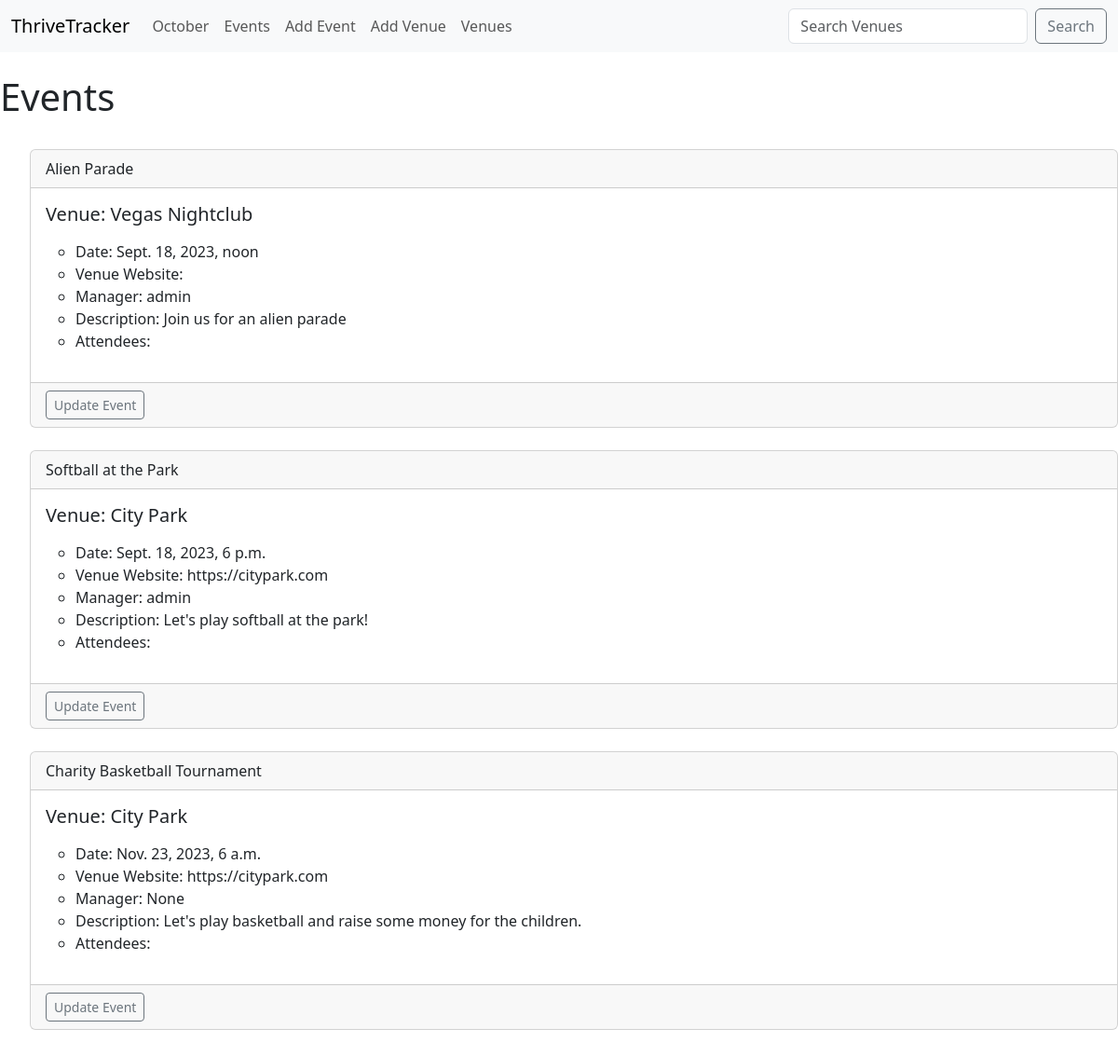
/events, run on an earlier commit of the app's database.
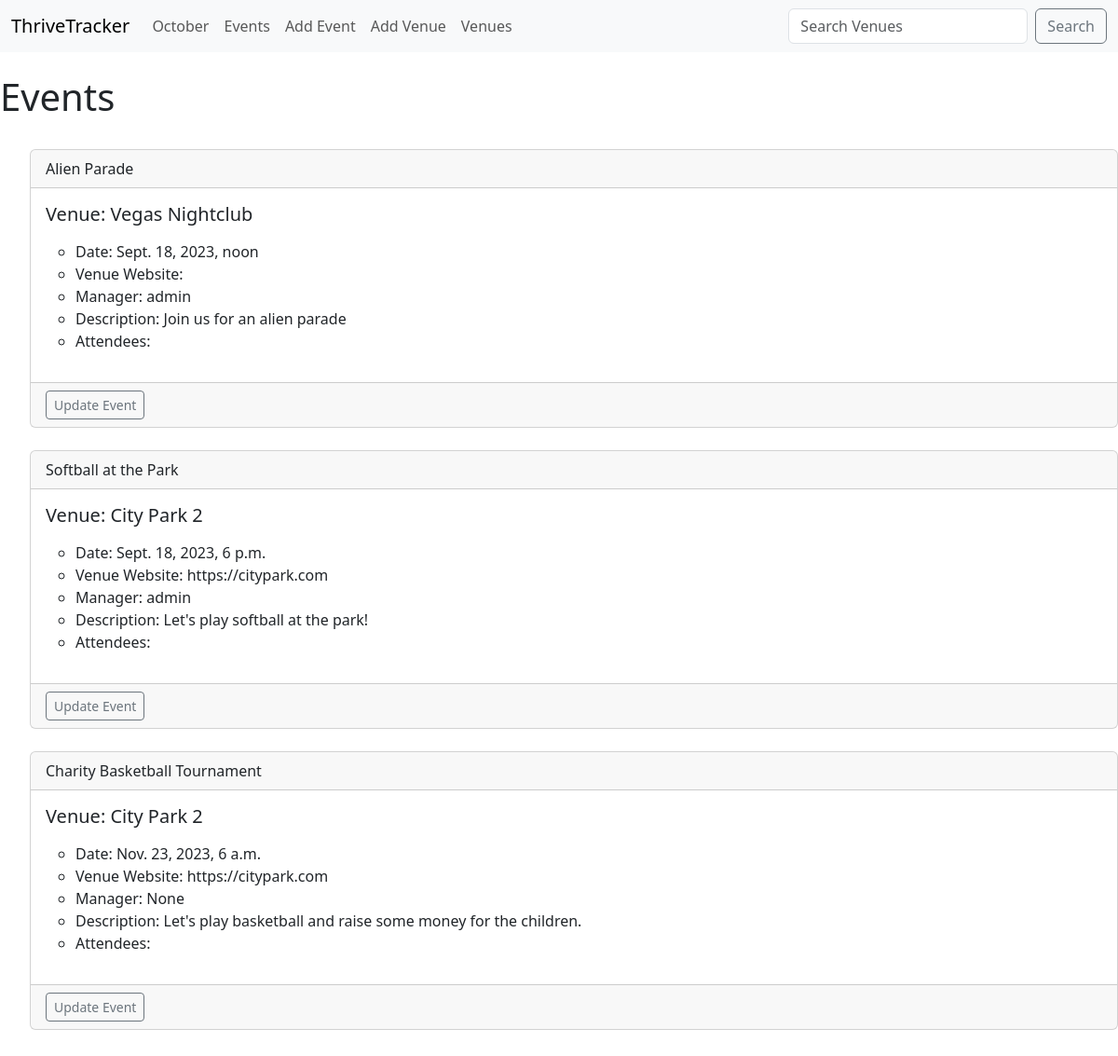
And on a later commit of the database.
### addiction_calendar/models.py (models this page shows)
class Event(models.Model):
    name = models.CharField('Event Name', max_length=200)
    event_date = models.DateTimeField('Event Date')
    venue = models.ForeignKey(Venue, blank=True, null=True, on_delete=models.CASCADE)
    manager = models.ForeignKey(User, blank = True, null = True, on_delete=models.SET_NULL)
    description = models.TextField('Event Description', blank=True)
    attendees = models.ManyToManyField(ThriveTrackerUser, blank=True)
    def __str__(self):
        return self.name

class Venue(models.Model):
    name = models.CharField('Venue Name', max_length=200)
    address = models.CharField('Venue Address', max_length=300)
    zip_code = models.CharField('Venue Zip Code', max_length=15)
    phone = models.CharField('Venue Phone', max_length=20, blank=True)
    web = models.URLField('Venue Website', blank=True)
    email_address = models.EmailField('Venue Email', blank=True)
    def __str__(self):
        return self.name

### addiction_calendar/views.py (the view)
# urls.py: path('events', views.all_events, name="events_list"),
def all_events(request):
    events_list = Event.objects.all()
    return render(request, 'addiction_events/events_list.html',
            {'events_list': events_list})

### addiction_calendar/templates/addiction_events/events_list.html (shortened to what this page needs)
{% extends 'addiction_events/base.html' %}
{% block content %}
    <h1>Events</h1>
    <br/>
    <ul>
    {% for event in events_list%}
    <div class="card">
        <div class="card-header">
            {{ event }}
        </div>
        <div class="card-body">
          <h5 class="card-title">Venue: {{ event.venue }}</h5>
          <p class="card-text">
            <ul>
                <li>Date: {{ event.event_date }}</li>
                <li>Venue Website: {{ event.venue.web }}</li>
                <li>Manager: {{ event.manager }}</li>
                <li>Description: {{ event.description }}</li>
                <li>Attendees:
                    <br/>
                </li>
            </ul>
        </p>
      </div>
      <div class="card-footer text-muted">
        <a href="{% url 'update-event' event.id %}" class='btn btn-outline-secondary btn-sm'>Update Event</a>
    </div>
    </div>
    <br/>
        {% endfor %}
{% endblock %}

What changed in the data, as far as the page shows it:
changed through a linked row, Event "Softball at the Park": venue "City Park" → "City Park 2"
changed through a linked row, Event "Charity Basketball Tournament": venue "City Park" → "City Park 2"
